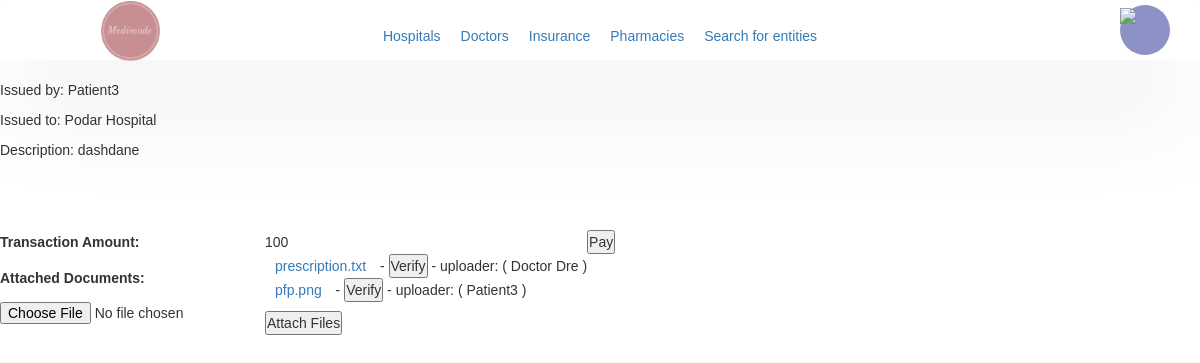
/medimode/ticket/12 (signed in), run on an earlier commit of the app's database.
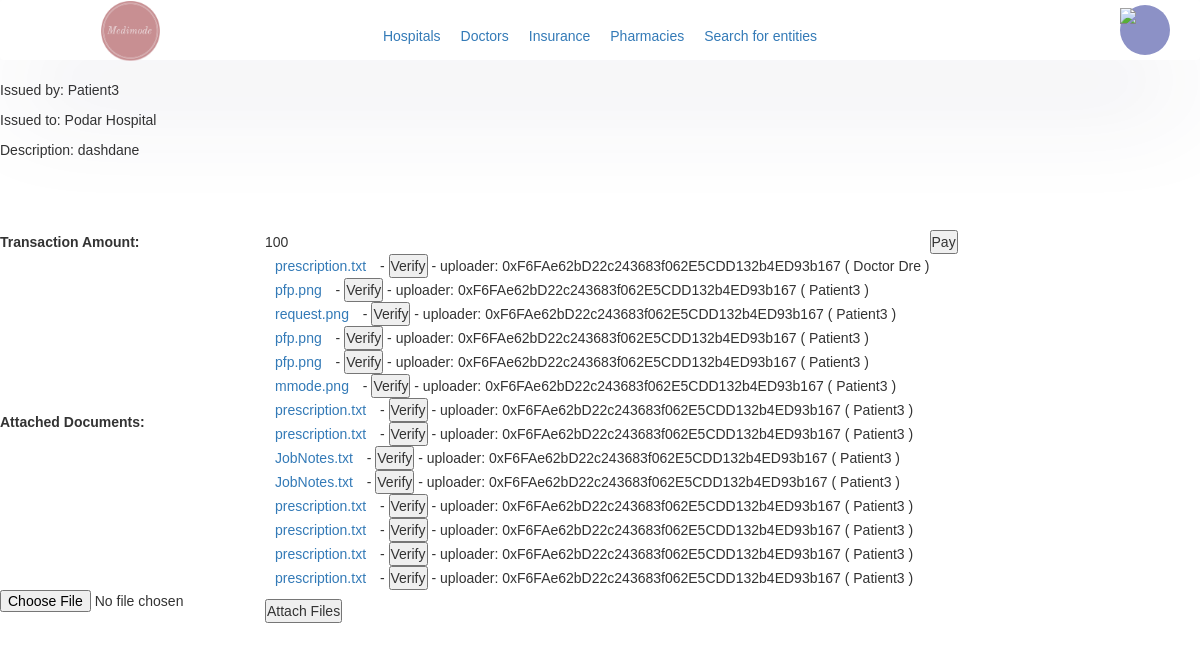
And on a later commit of the database.
### medimode/models/interaction_models.py (models this page shows, shortened)
class Shareable(Document):
	owner = models.ForeignKey(to=Profile, on_delete=models.CASCADE, related_name='owned_shareables')
	shared_with = models.ManyToManyField(to=Profile, related_name='can_access', blank=True)

class Ticket_Shareable(Shareable):
	class PARTY(models.TextChoices):
		ISSUER = "Issuer"
		ISSUED = "Issued"
	party = models.TextField(choices=PARTY.choices)

class Shareable(Document):
	owner = models.ForeignKey(to=Profile, on_delete=models.CASCADE, related_name='owned_shareables')
	shared_with = models.ManyToManyField(to=Profile, related_name='can_access', blank=True)

### medimode/models/doc_models.py (models this page shows, shortened)
class Document(models.Model):
	doc_file = models.FileField(upload_to='uploads/documents')
	filename = models.CharField(max_length=100)

### medimode/models/user_models.py (models this page shows, shortened)
class Profile(models.Model):
	user = models.OneToOneField(User, on_delete=models.CASCADE, related_name='%(class)s')
	bio = models.TextField(max_length=500, blank=True)
	approved = models.BooleanField(default=False)
	@property
	def full_name(self):
		return self.user.first_name + " " + self.user.last_name
	def __str__(self):
		return self.full_name

class User(AbstractUser):
	class UserRoleChoices(TextChoices):
		PATIENT = "patient"
		DOCTOR = "doctor"
		HOSPITAL = "hospital"
		PHARMACY = "pharmacy"
		INSURANCE = "insurance"
	role = models.TextField(choices=UserRoleChoices.choices, null=True)
	OTP_seed = encrypt(models.TextField(default=gen_otpseed))
	stripe_acct = models.TextField(max_length=100, blank=True)
	public_key = models.TextField(max_length=100, blank=True)

### medimode/modules/ticketing/views.py (the view, shortened to what this page needs)
# urls.py: path('ticket/<int:pk>', views.TicketView.as_view(), name='ticket_view'),
class TicketView(AuthDetailView):
	template_name = "medimode/ticketing/ticketDetail.html"
	model = Ticket
	def get_object(self, queryset=None):
		tkt = super().get_object()
		if self.request.user.profile not in (tkt.issued, tkt.issuer):
			raise ValidationError("Not your Ticket")
		return tkt

### medimode/views_base.py (called while the page is built)
	def test_func(self):
		return self.request.user.is_staff or self.request.user.profile.approved

### templates/medimode/ticketing/ticketDetail.html (shortened to what this page needs)
{% load static %}
<!DOCTYPE html>
<html lang="en">
<head>
	<link href="{% static 'home.css' %}" rel="stylesheet"/>
	<link rel="stylesheet" href="https://maxcdn.bootstrapcdn.com/bootstrap/3.4.1/css/bootstrap.min.css">
</head>
<body>
{% include 'navbar.html' %}
<p>Issued by: {{ object.issuer }}</p>
<p>Issued to: {{ object.issued }}</p>
<p>Description: {{ object.description }}</p>
<br><br>
<form enctype="multipart/form-data" method="post">
	<table>
		{% if object.transaction %}
			<tr>
				<th>Transaction Amount:</th>
				<td>{{ object.transaction.amount }}</td>
				{% if object.transaction.sender.user == user and object.transaction.completed == 0 %}
					<td>
						<button id="id_pay" name="pay" value="Pay">Pay</button>
					</td>
				{% endif %}
			</tr>
		{% endif %}
		<br>
		{% if object.shareables %}
			<tr>
				<th>Attached Documents:</th>
				<td>
					{% for doc in object.shareables.all %}
						<a target="_blank" href="/medimode/media/verify/{{ doc.doc_file.name }}">{{ doc.filename }}</a> -
						<button type="button" id="{{ doc.pk }}" name="{{ doc.owner.user.public_key }}"
						        onclick="verify_document('{{ doc.pk }}', '/medimode/media/verify/{{ doc.doc_file.name }}')">Verify
						</button>
						- uploader: {{ doc.owner.user.public_key }} ( {{ doc.owner.full_name }})<br>
					{% endfor %}
				</td>
			</tr>
		{% endif %}
		<tr>
			<td><input type="file" name="doc_files" id="id_doc_files" value="Upload Documents"/><br></td>
			<td>
				<button type="button" value="transaction" id="dummy">Attach Files</button>
			</td>
		</tr>
	</table>
</form>
</body>
</html>

What changed in the data, as far as the page shows it:
changed through a linked row, Ticket_Shareable "Doctor Dre": owner.user.public_key (not shown) → "0xF6FAe62bD22c243683f062E5CDD132b4ED93b167"
changed through a linked row, Ticket_Shareable (number 2 of 14 on the later page): owner.user.public_key (not shown) → "0xF6FAe62bD22c243683f062E5CDD132b4ED93b167"
added Ticket_Shareable: filename "request.png", owner.user.public_key "0xF6FAe62bD22c243683f062E5CDD132b4ED93b167", owner.full_name "Patient3"
added Ticket_Shareable: filename "pfp.png", owner.user.public_key "0xF6FAe62bD22c243683f062E5CDD132b4ED93b167", owner.full_name "Patient3"
added Ticket_Shareable: filename "pfp.png", owner.user.public_key "0xF6FAe62bD22c243683f062E5CDD132b4ED93b167", owner.full_name "Patient3"
added Ticket_Shareable: filename "mmode.png", owner.user.public_key "0xF6FAe62bD22c243683f062E5CDD132b4ED93b167", owner.full_name "Patient3"
added Ticket_Shareable: filename "prescription.txt", owner.user.public_key "0xF6FAe62bD22c243683f062E5CDD132b4ED93b167", owner.full_name "Patient3"
added Ticket_Shareable: filename "prescription.txt", owner.user.public_key "0xF6FAe62bD22c243683f062E5CDD132b4ED93b167", owner.full_name "Patient3"
added Ticket_Shareable: filename "JobNotes.txt", owner.user.public_key "0xF6FAe62bD22c243683f062E5CDD132b4ED93b167", owner.full_name "Patient3"
added Ticket_Shareable: filename "JobNotes.txt", owner.user.public_key "0xF6FAe62bD22c243683f062E5CDD132b4ED93b167", owner.full_name "Patient3"
added Ticket_Shareable: filename "prescription.txt", owner.user.public_key "0xF6FAe62bD22c243683f062E5CDD132b4ED93b167", owner.full_name "Patient3"
added Ticket_Shareable: filename "prescription.txt", owner.user.public_key "0xF6FAe62bD22c243683f062E5CDD132b4ED93b167", owner.full_name "Patient3"
added Ticket_Shareable: filename "prescription.txt", owner.user.public_key "0xF6FAe62bD22c243683f062E5CDD132b4ED93b167", owner.full_name "Patient3"
added Ticket_Shareable: filename "prescription.txt", owner.user.public_key "0xF6FAe62bD22c243683f062E5CDD132b4ED93b167", owner.full_name "Patient3"
